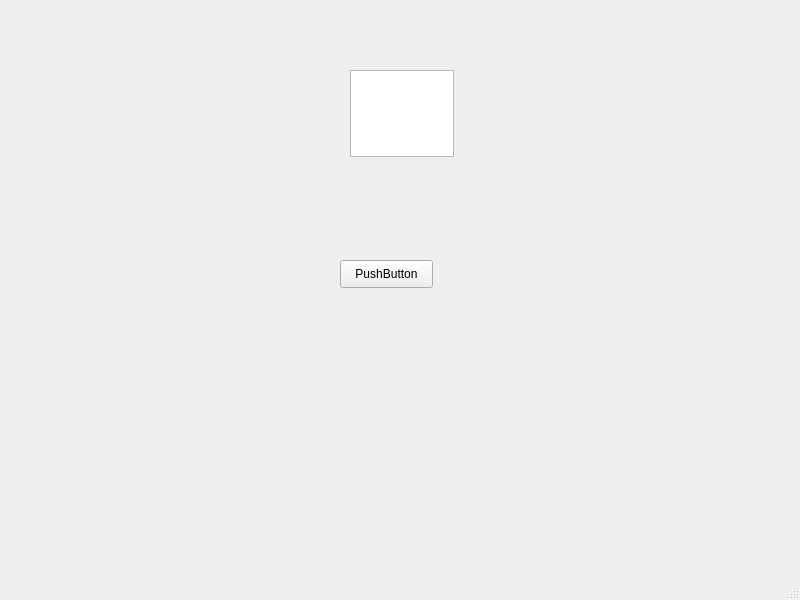
<?xml version="1.0" encoding="UTF-8"?>
<ui version="4.0">
 <class>MainWindow</class>
 <widget class="QMainWindow" name="MainWindow">
  <property name="geometry">
   <rect>
    <x>0</x>
    <y>0</y>
    <width>800</width>
    <height>600</height>
   </rect>
  </property>
  <property name="windowTitle">
   <string>MainWindow</string>
  </property>
  <widget class="QWidget" name="centralwidget">
   <widget class="QPushButton" name="pushButton">
    <property name="geometry">
     <rect>
      <x>340</x>
      <y>260</y>
      <width>93</width>
      <height>28</height>
     </rect>
    </property>
    <property name="text">
     <string>PushButton</string>
    </property>
   </widget>
   <widget class="QTextEdit" name="textEdit">
    <property name="geometry">
     <rect>
      <x>350</x>
      <y>70</y>
      <width>104</width>
      <height>87</height>
     </rect>
    </property>
   </widget>
  </widget>
  <widget class="QMenuBar" name="menubar">
   <property name="geometry">
    <rect>
     <x>0</x>
     <y>0</y>
     <width>800</width>
     <height>26</height>
    </rect>
   </property>
  </widget>
  <widget class="QStatusBar" name="statusbar"/>
 </widget>
 <resources/>
 <connections>
  <connection>
   <sender>pushButton</sender>
   <signal>clicked()</signal>
   <receiver>textEdit</receiver>
   <slot>clear()</slot>
   <hints>
    <hint type="sourcelabel">
     <x>380</x>
     <y>295</y>
    </hint>
    <hint type="destinationlabel">
     <x>404</x>
     <y>151</y>
    </hint>
   </hints>
  </connection>
 </connections>
</ui>
